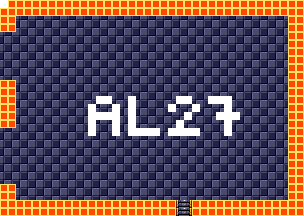

The image is a tile-based game level rendered from a .tmx file. Its description and source (layers, tilesets, objects; grid data summarised) follow:
An orthogonal 38x27 tile map with 8x8 px tiles, 4 tile layers (background, foreground, room numbers, Objects), 15 tilesets.

<map version="1.5" tiledversion="1.7.1" orientation="orthogonal" renderorder="right-down" width="38" height="27" tilewidth="8" tileheight="8" infinite="0" nextlayerid="11" nextobjectid="1">
 <tileset firstgid="1" source="tilesheets/tsKarniMata.tsx" />
 <tileset firstgid="1025" source="tilesheets/tsVoodooWasp.tsx" />
 <tileset firstgid="2049" source="tilesheets/tsBurial.tsx" />
 <tileset firstgid="3073" source="tilesheets/tsBlueTemple.tsx" />
 <tileset firstgid="4097" source="tilesheets/tsGoddess.tsx" />
 <tileset firstgid="5121" source="tilesheets/tsKonark.tsx" />
 <tileset firstgid="6145" name="sEnemies" tilewidth="8" tileheight="8" tilecount="1024" columns="32">
  <image source="../grapx/tilesheets/sObjects.bmp" trans="ff94ff" width="256" height="256" />
 </tileset>
 <tileset firstgid="7169" source="tilesheets/tsIceTemple.tsx" />
 <tileset firstgid="8193" source="tilesheets/tsLavaArea.tsx" />
 <tileset firstgid="9217" source="tilesheets/tsBossArea.tsx" />
 <tileset firstgid="10241" source="tilesheets/tsPegu.tsx" />
 <tileset firstgid="11265" source="tilesheets/sTiwanakuTemple.tsx" />
 <tileset firstgid="12289" source="tilesheets/sIndraTemple.tsx" />
 <tileset firstgid="13313" source="tilesheets/sTeleport.tsx" />
 <tileset firstgid="14337" source="tilesheets/sObjects.tsx" />
 <layer id="2" name="background" width="38" height="27">
  <data>[1026 cells, 1026 non-empty, 2 distinct tile ids]</data>
 </layer>
 <layer id="1" name="foreground" width="38" height="27">
  <data>[1026 cells, 218 non-empty, 3 distinct tile ids]</data>
 </layer>
 <layer id="7" name="room numbers" width="38" height="27">
  <data>[1026 cells, 40 non-empty, 1 distinct tile ids]</data>
 </layer>
 <layer id="10" name="Objects" width="38" height="27">
  <data>[1026 cells, 0 non-empty, 0 distinct tile ids]</data>
 </layer>
</map>
